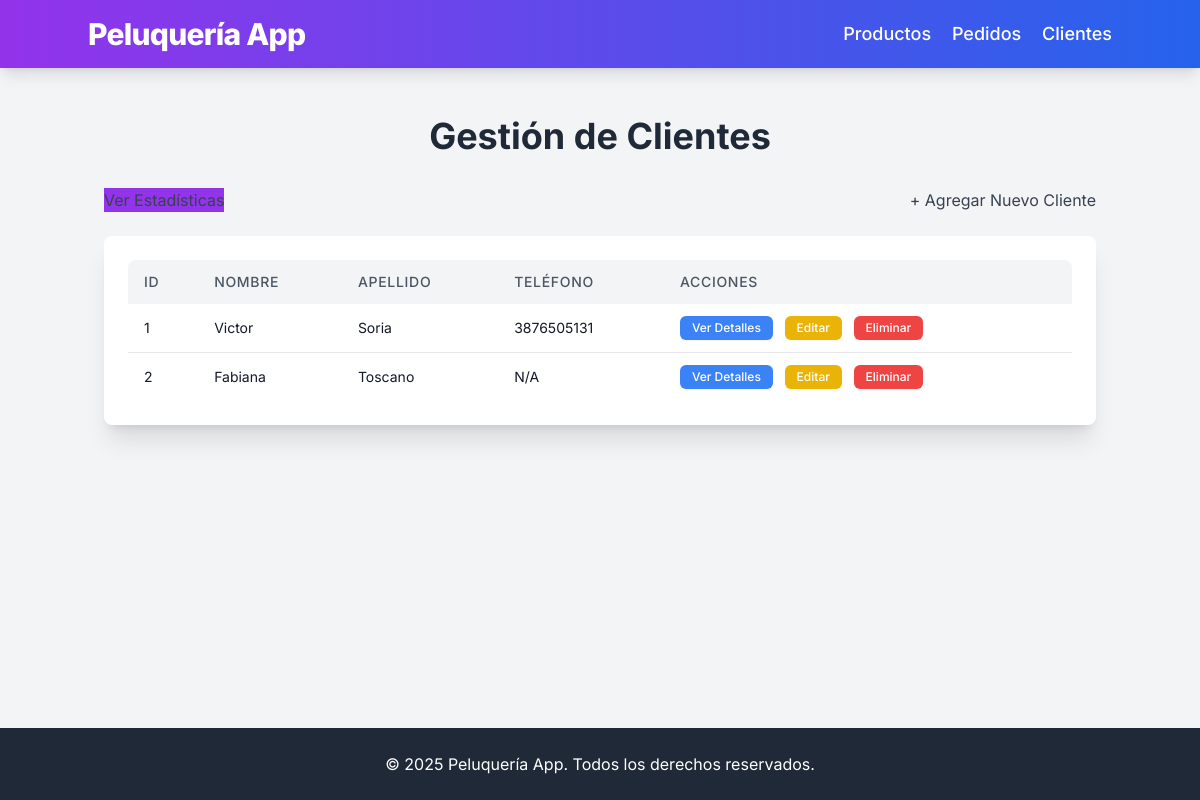
The app's page /clients with its own data.
### app/models.py (models this page shows, shortened)
class Client(db.Model):
    id = db.Column(db.Integer, primary_key=True)
    first_name = db.Column(db.String(100), nullable=False) # Nombre del cliente
    last_name = db.Column(db.String(100), nullable=False) # Apellido del cliente
    address = db.Column(db.String(255), nullable=True) # Dirección del cliente
    phone = db.Column(db.String(20), nullable=True) # Número de celular del cliente
    appointments = db.relationship('Appointment', backref='client', lazy=True, cascade="all, delete-orphan")
    services = db.relationship('Service', backref='client', lazy=True, cascade="all, delete-orphan")

### app/routes.py (the view)
@app.route('/clients')
def clients():
    clients = Client.query.order_by(Client.last_name, Client.first_name).all()
    return render_template('clients.html', clients=clients)

### run.py (called while the page is built)
@app.context_processor
def inject_current_year():
    return {'current_year': datetime.now(UTC).year}

### app/templates/clients.html
{% extends 'layout.html' %}
{% block content %}
<h1 class="text-4xl font-bold text-center mb-8 text-gray-800">Gestión de Clientes</h1>
<div class="mb-6 flex justify-between items-center">
    <a href="{{ url_for('client_stats') }}" class="btn bg-purple-600 hover:bg-purple-700">
        Ver Estadísticas
    </a>
    <a href="{{ url_for('add_client') }}" class="btn btn-green">
        + Agregar Nuevo Cliente
    </a>
</div>
<div class="bg-white p-6 rounded-lg shadow-xl overflow-x-auto">
    {% if clients %}
    <table class="min-w-full bg-white table-auto border-collapse">
        <thead class="bg-gray-100">
            <tr>
                <th class="px-4 py-3 text-left text-sm font-medium text-gray-600 uppercase tracking-wider rounded-tl-lg">ID</th>
                <th class="px-4 py-3 text-left text-sm font-medium text-gray-600 uppercase tracking-wider">Nombre</th>
                <th class="px-4 py-3 text-left text-sm font-medium text-gray-600 uppercase tracking-wider">Apellido</th>
                <th class="px-4 py-3 text-left text-sm font-medium text-gray-600 uppercase tracking-wider">Teléfono</th>
                <th class="px-4 py-3 text-left text-sm font-medium text-gray-600 uppercase tracking-wider rounded-tr-lg">Acciones</th>
            </tr>
        </thead>
        <tbody class="divide-y divide-gray-200">
            {% for client in clients %}
            <tr class="hover:bg-gray-50 transition-colors duration-150 ease-in-out">
                <td class="px-4 py-3 whitespace-nowrap text-sm text-gray-900">{{ client.id }}</td>
                <td class="px-4 py-3 whitespace-nowrap text-sm text-gray-900">{{ client.first_name }}</td>
                <td class="px-4 py-3 whitespace-nowrap text-sm text-gray-900">{{ client.last_name }}</td>
                <td class="px-4 py-3 whitespace-nowrap text-sm text-gray-900">{{ client.phone if client.phone else 'N/A' }}</td>
                <td class="px-4 py-3 whitespace-nowrap text-sm font-medium">
                    <a href="{{ url_for('client_detail', client_id=client.id) }}" class="inline-block bg-blue-500 hover:bg-blue-600 text-white py-1 px-3 rounded-md text-xs shadow-sm transition duration-150 ease-in-out mr-2">
                        Ver Detalles
                    </a>
                    <a href="{{ url_for('edit_client', client_id=client.id) }}" class="inline-block bg-yellow-500 hover:bg-yellow-600 text-white py-1 px-3 rounded-md text-xs shadow-sm transition duration-150 ease-in-out mr-2">
                        Editar
                    </a>
                    <form action="{{ url_for('delete_client', client_id=client.id) }}" method="post" class="inline-block" onsubmit="return confirm('¿Estás seguro de que quieres eliminar este cliente y todos sus turnos/trabajos asociados?');">
                        <button type="submit" class="bg-red-500 hover:bg-red-600 text-white py-1 px-3 rounded-md text-xs shadow-sm transition duration-150 ease-in-out">
                            Eliminar
                        </button>
                    </form>
                </td>
            </tr>
            {% endfor %}
        </tbody>
    </table>
    {% else %}
    <p class="text-center text-gray-600 text-lg">No hay clientes registrados todavía.</p>
    {% endif %}
</div>
{% endblock %}

### app/templates/layout.html (style rules this page uses)
body { font-family: 'Inter', sans-serif; background-color: #f3f4f6; color: #374151; }
button[type="submit"], .btn { @apply bg-blue-600 hover:bg-blue-700 text-white font-bold py-2 px-4 rounded-md shadow-md transition duration-200 ease-in-out; }
.btn-green { @apply bg-green-600 hover:bg-green-700; }
.table-auto th, .table-auto td { @apply px-4 py-2 border border-gray-200; }

### records on screen
Client: id "1", first_name "Victor", last_name "Soria", phone "3876505131"
Client: id "2", first_name "Fabiana", last_name "Toscano", phone "N/A"
